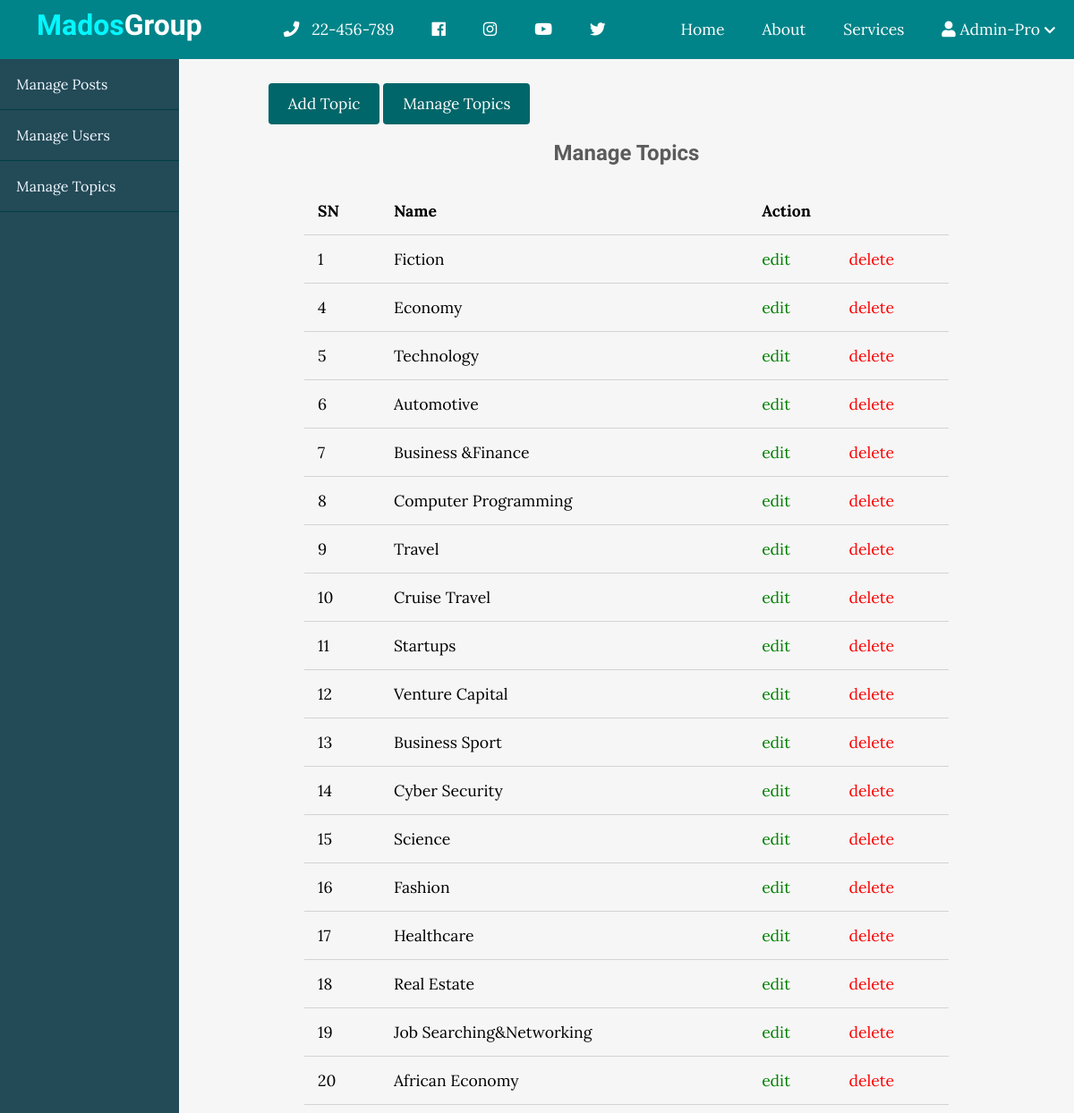
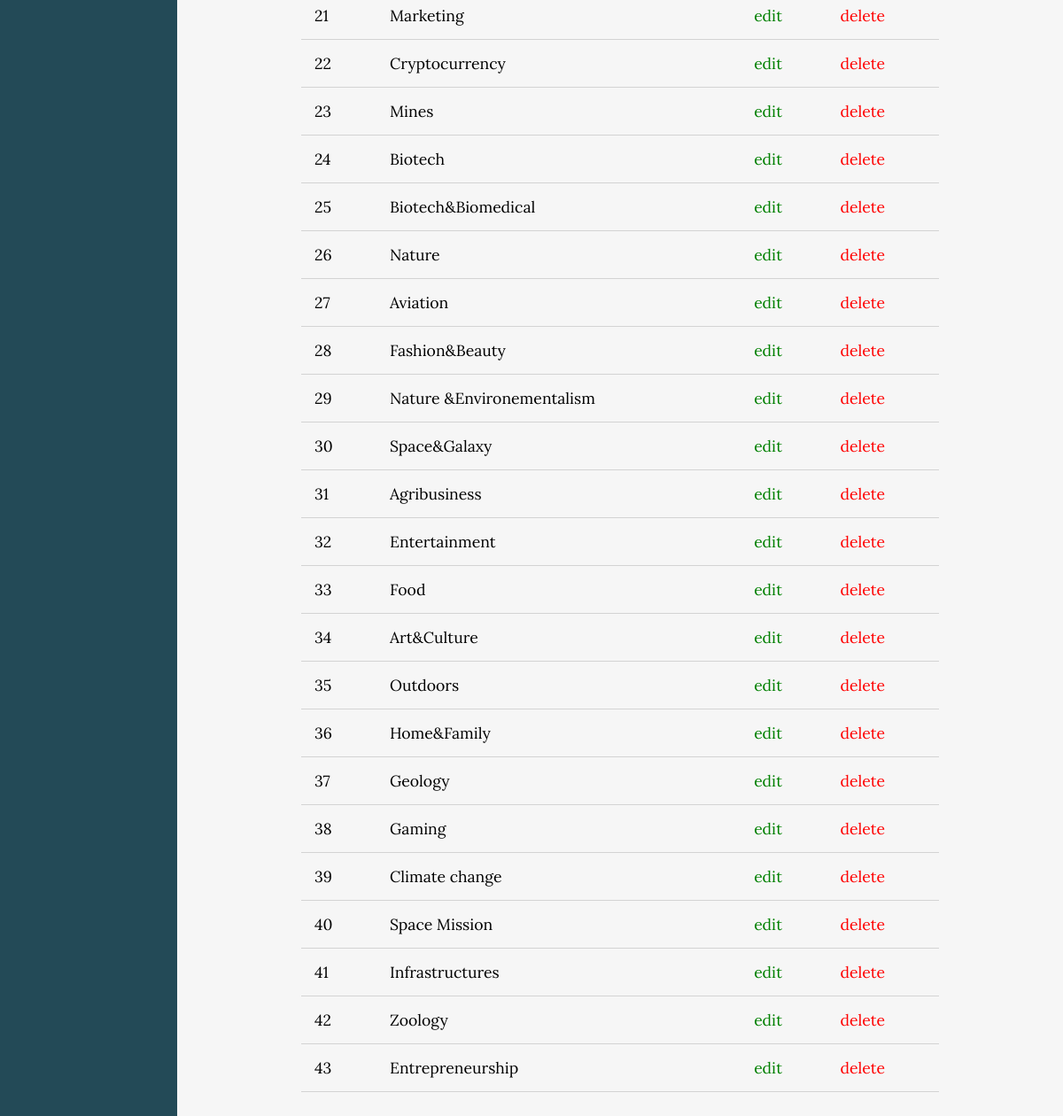
The app's page /admin.php with its own data (2 pictures, top to bottom).
### tables this page shows
CREATE TABLE `topics` (
  `id` int(11) NOT NULL,
  `name` varchar(250) NOT NULL,
  `description` text NOT NULL
);

### admin.php (the view, shortened to what this page needs)
<?php include('connect.php'); ?>
<!DOCTYPE html>
<html lang="en">
    <head>
        <link rel="stylesheet"
            href="https://use.fontawesome.com/releases/v5.7.2/css/all.css"
>
        <link rel="stylesheet" href="style.css">
        <link rel="stylesheet" href="admin.css">
    </head>
    <body>
         <?php include("header.php"); ?>
        <div class="admin-wrapper">
            <div class="left-sidebar">
                <ul>
                    <li><a href="indexPost.php">Manage Posts</a></li>
                    <li><a href="indexUser.php">Manage Users</a></li>
                    <li><a href="indexTopic.php">Manage Topics</a></li>
                </ul>
            </div>
            <div class="admin-content">
                <div class="button-group">
                    <a href="createTopic.php" class="btn btn-big">Add Topic</a>
                    <a href="indexTopic.php" class="btn btn-big">Manage Topics</a>
                </div>
                <div class="content">
                    <h2 class="page-title">Manage Topics</h2>
                    <table>
                        <thead>
                            <th>SN</th>
                            <th>Name</th>
                            <th colspan="2">Action</th>
                        </thead>
                        <tbody>
                           <?php
                            $sql="SELECT * FROM topics";
                            $result=mysqli_query($con,$sql);
                            if(mysqli_num_rows($result)>0){
                            while ($row=mysqli_fetch_assoc($result)) {
                            ?>
                            <tr>
                                <td><?php echo $row['id']; ?></td>
                                <td><?php echo $row['name']; ?></td>
                                <td><a href="updatetop.php?updateid=<?php echo $row['id']; ?>" class="edit">edit</a></td>
                                <td><a href="deletetop.php?deleteid=<?php echo $row['id']; ?>" class="delete">delete</a></td>
                            </tr>
                            <?php
                            }}
                            ?>
                        </tbody>
                    </table>
                </div>
            </div>
        </div>
    </body>
</html>

### style.css (style rules this page uses)
* { box-sizing: border-box }
html, body { height: 100%; padding: 0px; margin: 0px; background: #f6f6f6; font-family: 'Lora', serif; }
h1, h2, h3, h4, h5, h6 { font-family: 'Candal', serif; color: #5c5b5b; margin: 5px; }
a { text-decoration: none; color: inherit; }
.btn { padding: .5rem 1rem; background: #006669; color: white; border: 1px solid transparent; border-radius: .25rem; font-size: 1.08em; font-family: 'Lora', serif; }
.btn-big { padding: .7rem 1.3rem; line-height: 1.3rem; }
.content { width: 90%; margin: 30px auto 30px; }

### admin.css (style rules this page uses)
.admin-wrapper { display: flex; height: calc(100% - 66px); }
.admin-wrapper .left-sidebar { flex: 2; height: 100%; background: #234a57; }
.admin-wrapper .left-sidebar ul { list-style: none; margin: 0px; padding: 0px; color: aliceblue; }
.admin-wrapper .left-sidebar ul li a { padding: 18px; display: block; border-bottom: 1px solid #004044; }
.admin-wrapper .admin-content { flex: 8; height: 100%; padding: 40px 100px 100px; overflow-y: scroll; }
.admin-content .page-title { text-align: center; margin-bottom: 1.5rem; }
table { width: 100%; border-collapse: collapse; font-size: 1.1rem; }
th, td { padding: 15px; text-align: left; border-bottom: 1px solid #d3d3d3; }
.edit { color: green; }
.delete { color: red; }

### records on screen
topics: id "1", name "Fiction"
topics: id "4", name "Economy"
topics: id "5", name "Technology"
topics: id "6", name "Automotive"
topics: id "7", name "Business &Finance"
topics: id "8", name "Computer Programming"
topics: id "9", name "Travel"
topics: id "10", name "Cruise Travel"
topics: id "11", name "Startups"
topics: id "12", name "Venture Capital"
topics: id "13", name "Business Sport"
topics: id "14", name "Cyber Security"
topics: id "15", name "Science"
topics: id "16", name "Fashion"
topics: id "17", name "Healthcare"
topics: id "18", name "Real Estate"
topics: id "19", name "Job Searching&Networking"
topics: id "20", name "African Economy"
topics: id "21", name "Marketing"
topics: id "22", name "Cryptocurrency"
topics: id "23", name "Mines"
topics: id "24", name "Biotech"
topics: id "25", name "Biotech&Biomedical"
topics: id "26", name "Nature"
topics: id "27", name "Aviation"
topics: id "28", name "Fashion&Beauty"
topics: id "29", name "Nature &Environementalism"
topics: id "30", name "Space&Galaxy"
topics: id "31", name "Agribusiness"
topics: id "32", name "Entertainment"
topics: id "33", name "Food"
topics: id "34", name "Art&Culture"
topics: id "35", name "Outdoors"
topics: id "36", name "Home&Family"
topics: id "37", name "Geology"
topics: id "38", name "Gaming"
topics: id "39", name "Climate change"
topics: id "40", name "Space Mission"
topics: id "41", name "Infrastructures"
topics: id "42", name "Zoology"
topics: id "43", name "Entrepreneurship"
